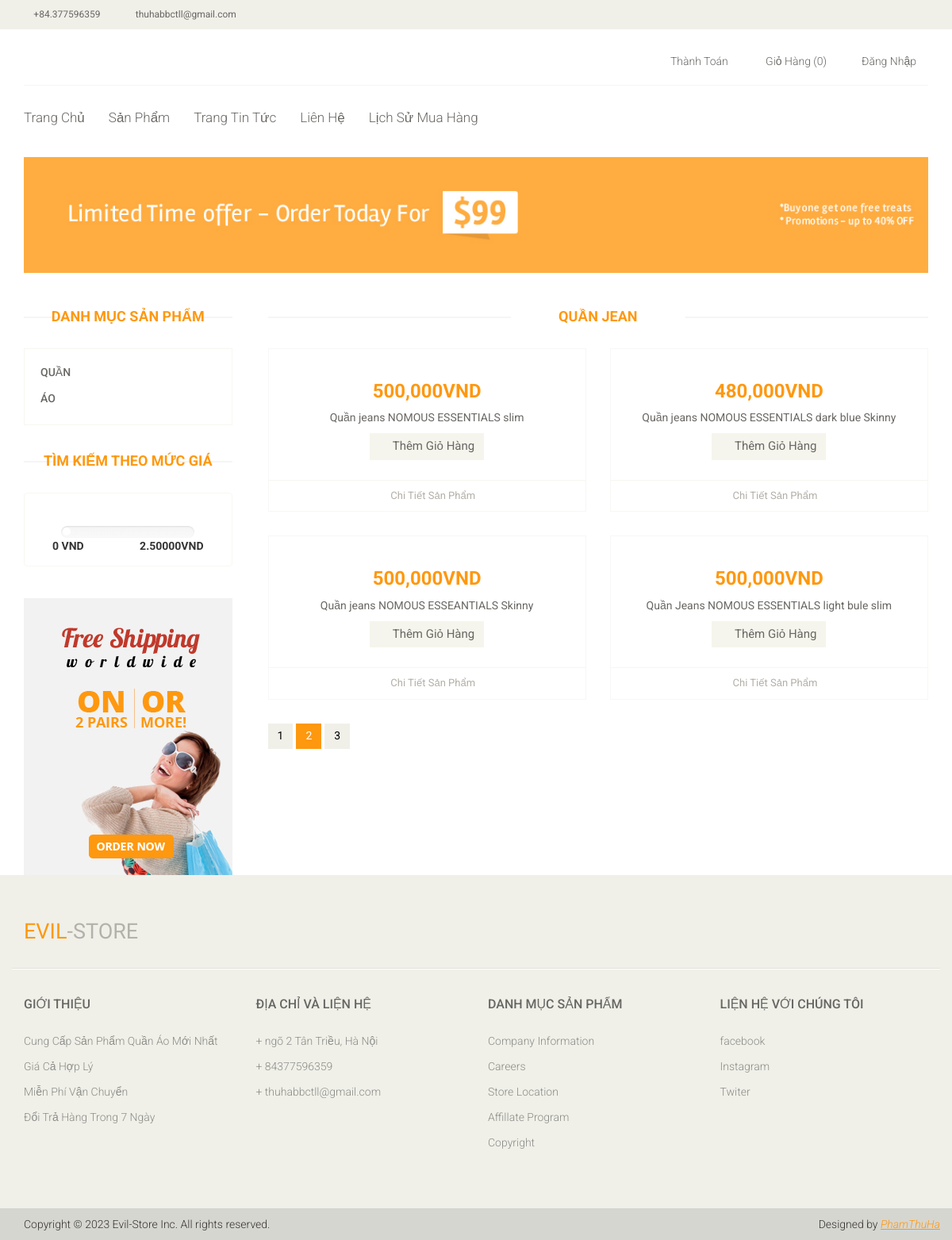
The app's page /category.php?id_cat=1&id_item=1&page=2 with its own data.
### tables this page shows
CREATE TABLE `cat` (
  `id_cat` int(11) NOT NULL,
  `name_cat` varchar(50) NOT NULL
);

CREATE TABLE `cat_items` (
  `id_items` int(11) NOT NULL,
  `name_item` varchar(100) NOT NULL,
  `name_cat` int(11) NOT NULL,
  `id_parent` int(11) NOT NULL
);

CREATE TABLE `products` (
  `id_sp` int(11) NOT NULL,
  `id_cat` int(11) NOT NULL,
  `id_items` int(11) NOT NULL,
  `name_product` varchar(100) NOT NULL,
  `price` int(11) NOT NULL,
  `image` varchar(100) NOT NULL,
  `quantity` int(11) NOT NULL,
  `detail` text NOT NULL,
  `hot_product` int(11) NOT NULL
);

### db/utf8tolatintutil.php (called while the page is built)
<?php
function utf8ToLatin($text) {
	$text = str_replace(
	array(' ','&quot;','%',"/"," - ",":",'<','>','?',"#","^","`","'","=","!",":",".","..","*","&","__","- "," -","  ",',','`','“','”','"'),
	array(' ','','' ,''," "," "," ","","","",""," ",""," "," "," ","","","","",""," "," "," ",'','','','',''),
	$text);
	$chars = array("a","A","e","E","o","O","u","U","i","I","d", "D","y","Y");
	$uni[0] = array("á","à","ạ","ả","ã","â","ấ","ầ","ậ","ẩ","ẫ","ă","ắ","ằ","ặ","ẳ","ẵ");
	$uni[1] = array("Á","À","Ạ","Ả","Ã","Â","Ấ","Ầ","Ậ","Ẩ","Ẫ","Ă","Ắ","Ằ","Ặ","Ẳ","Ẵ");
	$uni[2] = array("é","è","ẹ","ẻ","ẽ","ê","ế","ề","ệ","ể","ễ");
	$uni[3] = array("É","È","Ẹ","Ẻ","Ẽ","Ê","Ế","Ề","Ệ","Ể","Ễ");
	$uni[4] = array("ó","ò","ọ","ỏ","õ","ô","ố","ồ","ộ","ổ","ỗ","ơ","ớ","ờ","ợ","ở","ỡ");
	$uni[5] = array("Ó","Ò","Ọ","Ỏ","Õ","Ô","Ố","Ồ","Ộ","Ổ","Ỗ","Ơ","Ớ","Ờ","Ợ","Ở","Ỡ");
	$uni[6] = array("ú","ù","ụ","ủ","ũ","ư","ứ","ừ","ự","ử","ữ");
	$uni[7] = array("Ú","Ù","Ụ","Ủ","Ũ","Ư","Ứ","Ừ","Ự","Ử","Ữ");
	$uni[8] = array("í","ì","ị","ỉ","ĩ");
	$uni[9] = array("Í","Ì","Ị","Ỉ","Ĩ");
	$uni[10] = array("đ");
	$uni[11] = array("Đ");
	$uni[12] = array("ý","ỳ","ỵ","ỷ","ỹ");
	$uni[13] = array("Ý","Ỳ","Ỵ","Ỷ","Ỹ");
	for($i=0; $i<=13; $i++) {
		$text = str_replace($uni[$i],$chars[$i],$text);
	}
	$text = str_replace(' ', '-', $text);
	$text = strtolower($text);
	return $text;
}
?>

### category.php (the view, shortened to what this page needs)
<?php require_once 'template/public/inc/header.php' ?>
<section id="advertisement">
	<div class="container">
		<img src="images/shop/advertisement.jpg" alt="" />
	</div>
</section>
<section>
	<div class="container">
		<?php
		$sql = mysqli_query($conn, "SELECT * FROM `products` WHERE id_items = {$_GET['id_item']}");
		$nume_row = mysqli_num_rows($sql);
		$nume_page = ceil($nume_row / 4);
		if (isset($_GET['page'])) {
			$current_page = $_GET['page'];
		} else {
			$current_page = 1;
		}
		$offset = ($current_page - 1) * 4;
		?>
		<div class="row">
			<?php require_once 'template/public/inc/left-sidebar.php' ?>
			<div class="col-sm-9 padding-right">
				<div class="features_items">
					<?php
					$qr = mysqli_query($conn, "SELECT * FROM cat_items WHERE id_items = {$_GET['id_item']}");
					$row_cate = mysqli_fetch_assoc($qr);
					?>
					<h2 class="title text-center"><?php echo $row_cate['name_item'] ?></h2>
					<?php
					$qr2 = mysqli_query($conn, "SELECT * FROM products WHERE id_items = {$_GET['id_item']} AND id_cat = {$_GET['id_cat']} LIMIT $offset,4");
					while ($arProducts = mysqli_fetch_assoc($qr2)) {
						$id_Cat = $arProducts['id_cat'];
                        $id_Item = $arProducts['id_items'];
						$nameReplace = utf8ToLatin($arProducts['name_product']);
						$url = $nameReplace.'-'.$arProducts['id_items'].'-'.'sp'.'-'.$arProducts['id_sp'].'.html';
					?>
						<div class="col-sm-6">
							<div class="product-image-wrapper">
								<div class="single-products">
									<div class="productinfo text-center">
										<h2><?php echo number_format($arProducts['price']) . "VND" ?></h2>
										<p><?php echo $arProducts['name_product'] ?></p>
										<a href="cartxuly.php?&id=<?php echo $arProducts['id_sp'] ?>" onclick="divFunction()" class="btn btn-default add-to-cart"><i class="fa fa-shopping-cart"></i>Thêm Giỏ Hàng</a>
									</div>
								</div>
								<div class="choose">
									<ul class="nav nav-pills nav-justified">
										<li><a href="<?php echo $url ?>"><i class="fa fa-plus-square"></i>Chi Tiết Sản Phẩm</a></li>
									</ul>
								</div>
							</div>
						</div>
					<?php
					}
					?>
				</div>
				<ul class="pagination">
					<?php
					for ($i = 1; $i <= $nume_page; $i++) {
						$active = '';
						if ($i == $current_page) {
						$active = 'active';
						}
					?>
						<li class="<?php echo $active?>"><a href="category.php?id_cat=<?php echo $id_Cat?>&id_item=<?php echo $id_Item ?>&page=<?php echo $i?>"><?php echo $i?></a></li>
					<?php
					}
					?>
				</ul>
			</div>
		</div>
	</div>
</section>
<?php require_once 'template/public/inc/footer.php' ?>

### template/public/inc/left-sidebar.php (shortened to what this page needs)
<div class="col-sm-3">
	<div class="left-sidebar">
		<h2>Danh Mục Sản Phẩm</h2>
		<div class="panel-group category-products" id="accordian">
			<?php
			$qr = mysqli_query($conn, "SELECT * FROM cat");
			while ($row_cat = mysqli_fetch_assoc($qr)) {
			?>
				<div class="panel panel-default">
					<div class="panel-heading">
						<h4 class="panel-title">
							<a data-toggle="collapse" data-parent="#accordian" href="#<?php echo $row_cat['id_cat'] ?>">
								<span class="badge pull-right"><i class="fa fa-plus"></i></span>
								<?php echo $row_cat['name_cat'] ?>
							</a>
						</h4>
					</div>
				</div>
			<?php
			}
			?>
		</div>
		<div class="price-range">
			<h2>Tìm Kiếm Theo Mức Giá</h2>
			<div class="well text-center">
				<form action="" method="GET">
					<input type="text" name="priceS" data-slider-min="100000" data-slider-max="2500000" data-slider-step="50000" id="sl2"><br />
					<b class="pull-left"> 0 VND</b> <b class="pull-right"> 2.50000VND</b>
				</form>
			</div>
		</div>
		<div class="shipping text-center">
			<img src="./images/home/shipping.jpg" alt="" />
		</div>
	</div>
</div>

### template/public/css/main.css (style rules this page uses)
body { font-family: 'Roboto', sans-serif; position: relative; font-weight: 400px; }
ul li { list-style: none; }
a { -webkit-transition: 300ms; transition: 300ms; }
h1, h2, h3, h4, h5, h6 { font-family: 'Roboto', sans-serif; }
.category-products { border: 1px solid #F7F7F0; margin-bottom: 35px; padding-bottom: 20px; padding-top: 15px; }
.left-sidebar h2, .brands_products h2 { color: #FE980F; font-family: 'Roboto', sans-serif; font-size: 18px; font-weight: 700; margin: 0 auto 30px; text-align: center; text-transform: uppercase; position: relative; z-index: 3; }
.left-sidebar h2:after, h2.title:after { content: " "; position: absolute; border: 1px solid #f5f5f5; bottom: 8px; left: 0; width: 100%; height: 0; z-index: -2; }
.left-sidebar h2:before { content: " "; position: absolute; background: #fff; bottom: -6px; width: 130px; height: 30px; z-index: -1; left: 50%; margin-left: -65px; }
h2.title:before { content: " "; position: absolute; background: #fff; bottom: -6px; width: 220px; height: 30px; z-index: -1; left: 50%; margin-left: -110px; }
.category-products .panel { background-color: #FFFFFF; border: 0px; border-radius: 0px; -webkit-box-shadow: none; box-shadow: none; margin-bottom: 0px; }
.category-products .panel-default .panel-heading { background-color: #FFFFFF; border: 0 none; color: #FFFFFF; padding: 5px 20px; }
.category-products .panel-default .panel-heading .panel-title a { color: #696763; font-family: 'Roboto', sans-serif; font-size: 14px; text-decoration: none; text-transform: uppercase; }
.category-products .badge { background: none; border-radius: 10px; color: #696763; display: inline-block; font-size: 12px; font-weight: bold; line-height: 1; min-width: 10px; padding: 3px 7px; text-align: center; vertical-align: baseline; white-space: nowrap; }
.shipping { background-color: #F2F2F2; margin-top: 40px; overflow: hidden; padding-top: 20px; position: relative; }
.price-range { margin-top: 30px; }
.well { background-color: #FFFFFF; border: 1px solid #F7F7F0; border-radius: 4px; -webkit-box-shadow: none; box-shadow: none; margin-bottom: 20px; min-height: 20px; padding: 35px; }
.padding-right { padding-right: 0; }
.features_items { overflow: hidden; }
h2.title { color: #FE980F; font-family: 'Roboto', sans-serif; font-size: 18px; font-weight: 700; margin: 0 15px; text-transform: uppercase; margin-bottom: 30px; position: relative; }
.product-image-wrapper { border: 1px solid #F7F7F5; overflow: hidden; margin-bottom: 30px; }
.single-products { position: relative; }
.productinfo h2 { color: #FE980F; font-family: 'Roboto', sans-serif; font-size: 24px; font-weight: 700; }
.productinfo p { font-family: 'Roboto', sans-serif; font-size: 14px; font-weight: 400; color: #696763; }
.productinfo { position: relative; }
.add-to-cart { background: #F5F5ED; border: 0 none; border-radius: 0; color: #696763; font-family: 'Roboto', sans-serif; font-size: 15px; margin-bottom: 25px; }
.add-to-cart i { margin-right: 5px; }
.choose { border-top: 1px solid #F7F7F0; }
.choose ul li a { color: #B3AFA8; font-family: 'Roboto', sans-serif; font-size: 13px; padding-left: 0; padding-right: 0; }
.choose ul li a i { margin-right: 5px; }
#advertisement { padding-bottom: 45px; }
#advertisement img { width: 100%; }
.pagination { display: inline-block; margin-bottom: 25px; margin-top: 0; padding-left: 15px; }
.pagination li:first-child a, .pagination li:first-child span { border-bottom-left-radius: 0; border-top-left-radius: 0; margin-left: 0; }
.pagination li:last-child a, .pagination li:last-child span { border-bottom-right-radius: 0; border-top-right-radius: 0; }
.pagination .active a, .pagination .active span, .pagination .active a:hover, .pagination .active span:hover, .pagination .active a:focus, .pagination .active span:focus { background-color: #FE980F; border-color: #FE980F; color: #FFFFFF; cursor: default; z-index: 2; }
.pagination li a, .pagination li span { background-color: #f0f0e9; border: 0; float: left; line-height: 1.42857; margin-left: -1px; padding: 6px 12px; position: relative; text-decoration: none; margin-right: 5px; color: #000; }

### records on screen
cat: name_cat "QUẦN"
cat: name_cat "ÁO"
cat_items: name_item "QUẦN JEAN"
products: price "500,000", name_product "Quần jeans NOMOUS ESSENTIALS slim"
products: price "480,000", name_product "Quần jeans NOMOUS ESSENTIALS dark blue Skinny"
products: price "500,000", name_product "Quần jeans NOMOUS ESSEANTIALS Skinny"
products: price "500,000", name_product "Quần Jeans NOMOUS ESSENTIALS light bule slim"

### other values on screen
count($cart) "0"
